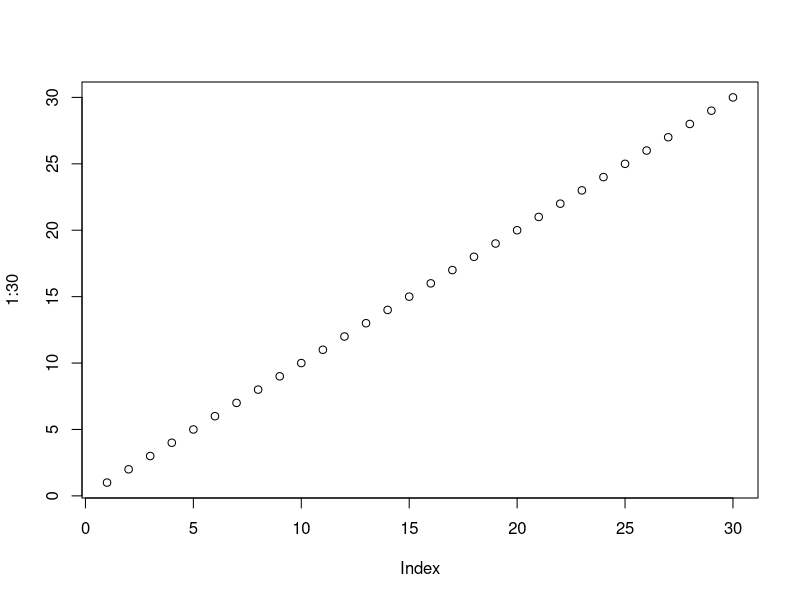
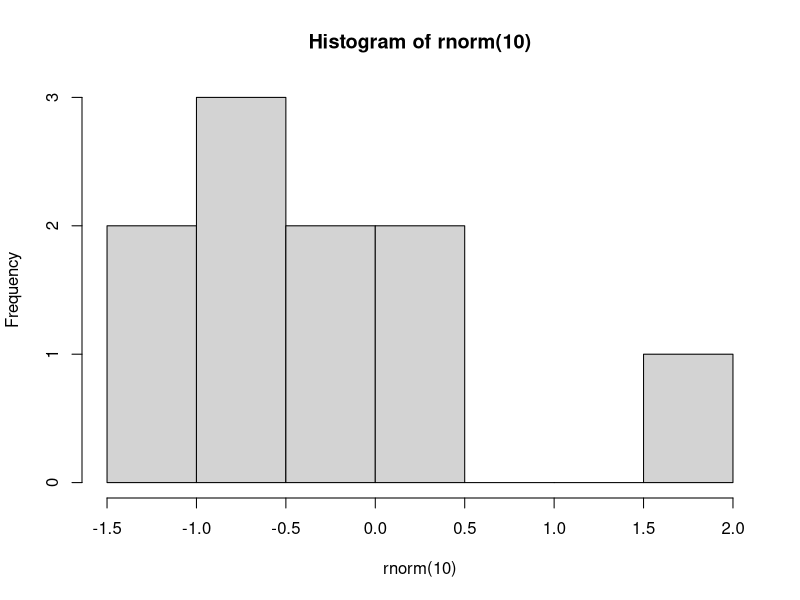
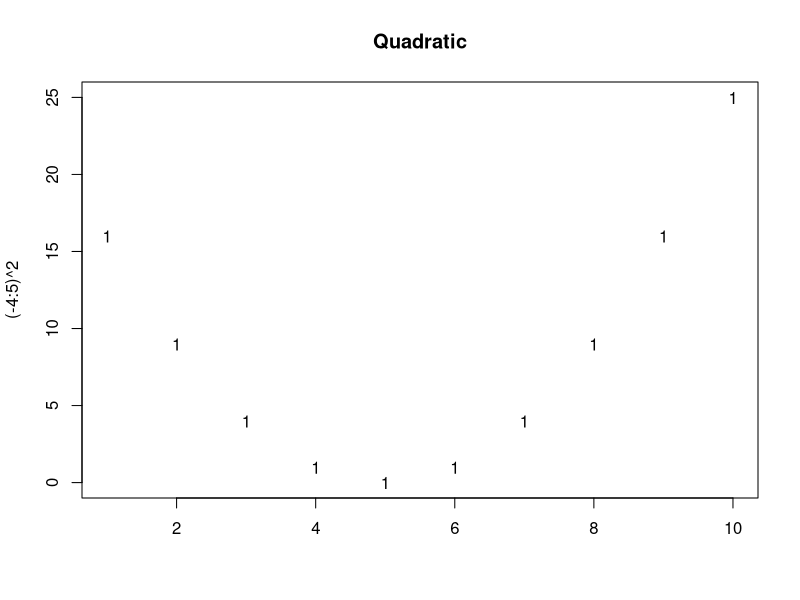
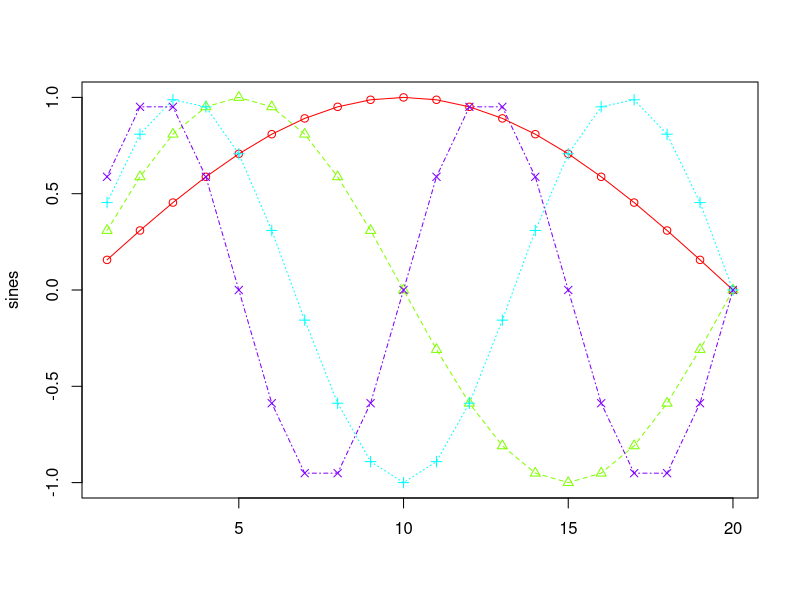
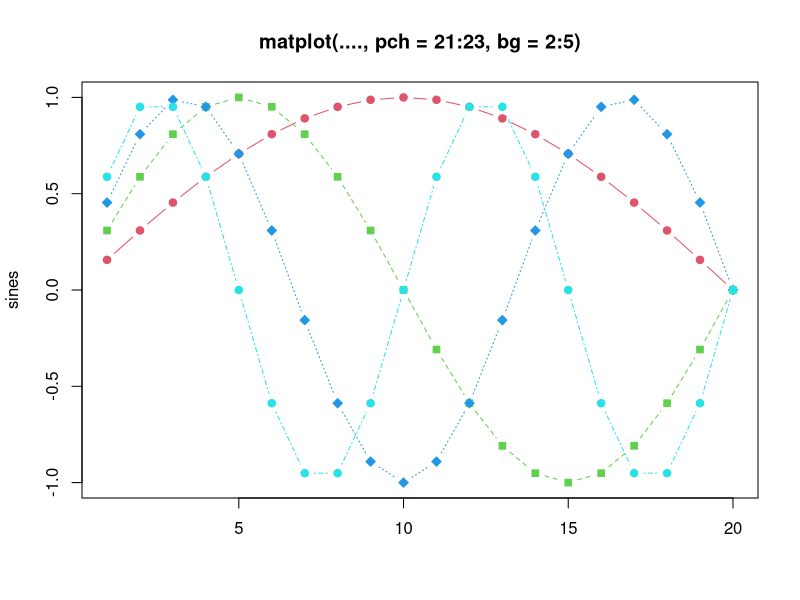
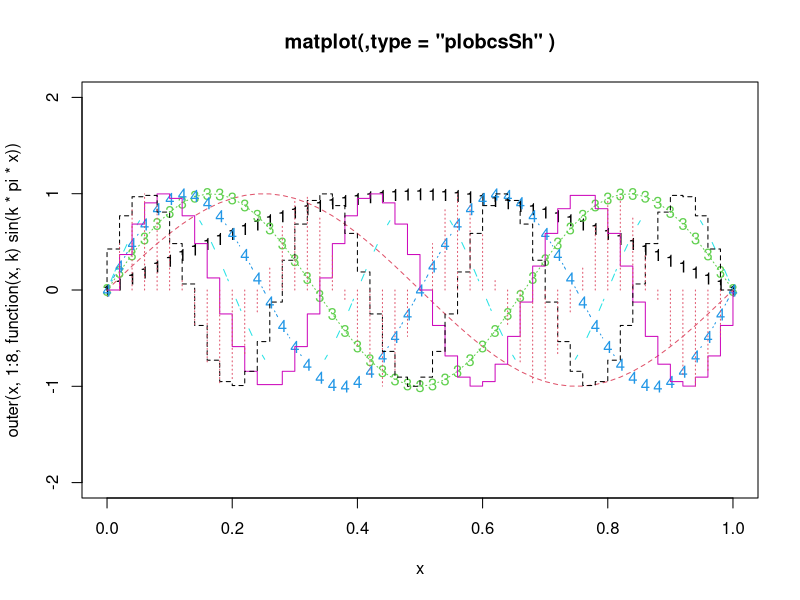
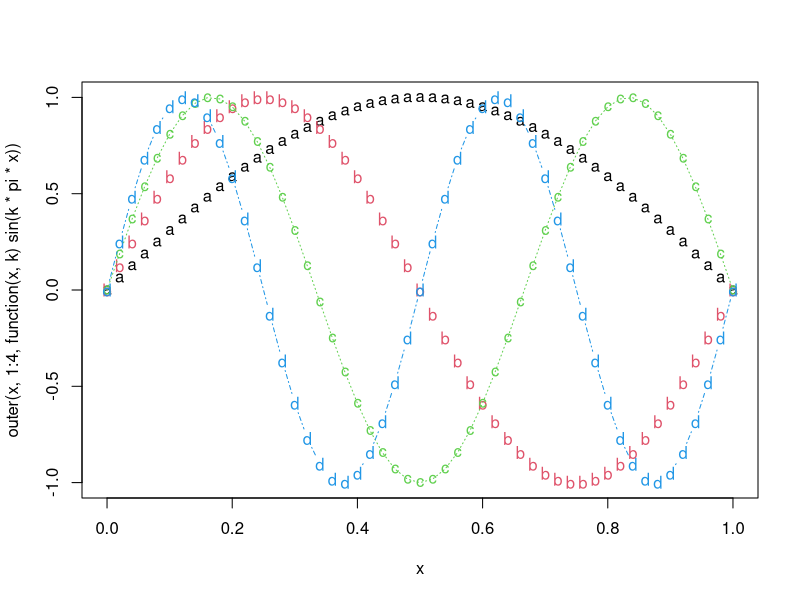
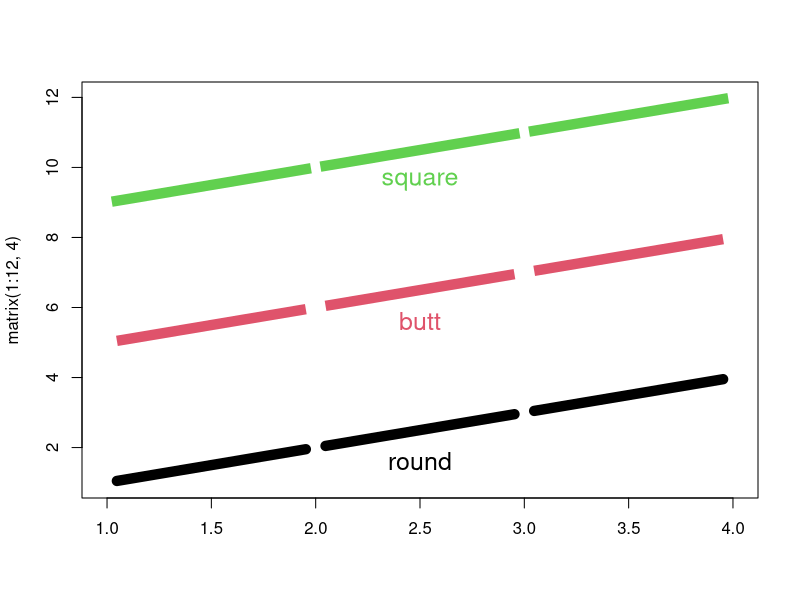

Recreate these plots in R, in order.
# Explorando o 01-RStudio.R

# Nome dos Contributos
contributors()

# Licença
license()

# Informações sobre a sessão
sessionInfo()

# Imprimir na tela
print('R - uma das principais ferramentas do Cientista de Dados')

# Criar gráficos
plot(1:30)
hist(rnorm(10))

# Instalar pacotes
install.packages('randomForest')
install.packages('ggplot2')

# Carregar pacote
library(ggplot2)

# Descaregar o pacote
detach(package:ggplot2)

# Se souber o nome da função
help(mean)
?mean

# Se não souber o nome da função
help.search('randomForest')
help.search('matplot')
??matplot
RSiteSearch('matplot')
example('matplot')